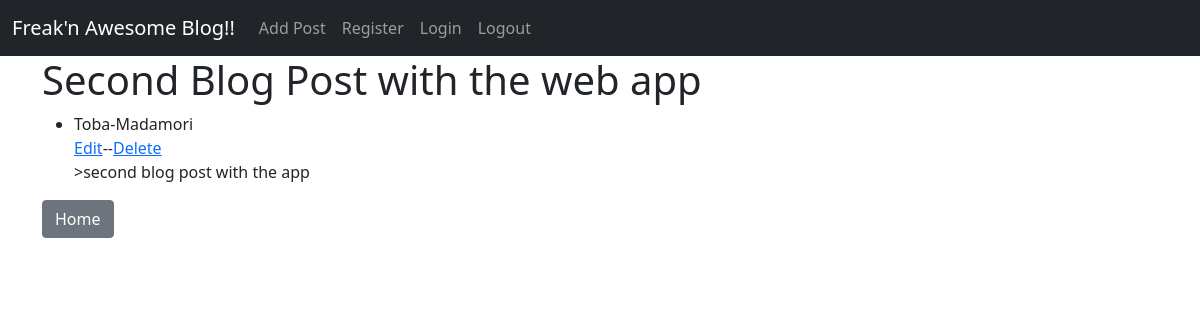
Before: /article/5 with the older database file.
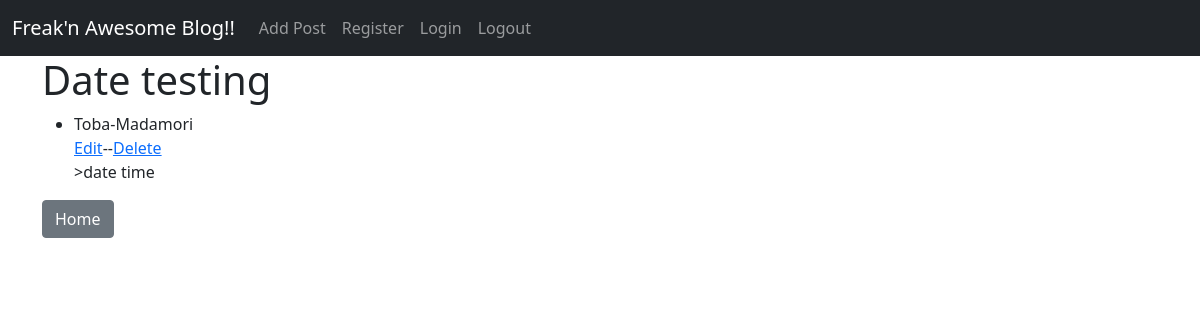
After: the same page with the newer database file.
### theblog/models.py (models this page shows, shortened)
class Post(models.Model):
    title = models.CharField(max_length=255)
    author = models.ForeignKey(User, on_delete=models.CASCADE, null=True)
    body = models.TextField()
    title_tag = models.CharField(max_length=255, null=True, blank=True)
    date_time = models.DateTimeField(auto_now_add=True, null=True, blank=True)

### theblog/views.py (the view)
# urls.py: path('article/<int:pk>', ArticleDetailView.as_view(), name='article-detail' ),
class ArticleDetailView(DetailView):
    model = Post
    template_name = 'article-detail.html'

### theblog/templates/article-detail.html (shortened to what this page needs)
{% extends 'base.html' %}
{% block content %}
<h1> {{post.title}} </h1>
<ul>
    <li>{{ post.author.first_name}}-{{ post.author.last_name}}</li>
    <a href="{% url 'update_post' post.pk %}">Edit</a>--<a href="{% url 'delete_post' post.pk %}">Delete</a>
    <div>>{{ post.body }}</div>
</ul>
<a href="{% url 'home' %}"><button type="button" class="btn btn-secondary">Home</button></a>
{% endblock %}

Changed rows visible on the page:
changed Post "Toba": title "Second Blog Post with the web app" → "Date testing"; body "second blog post with the app" → "date time"
